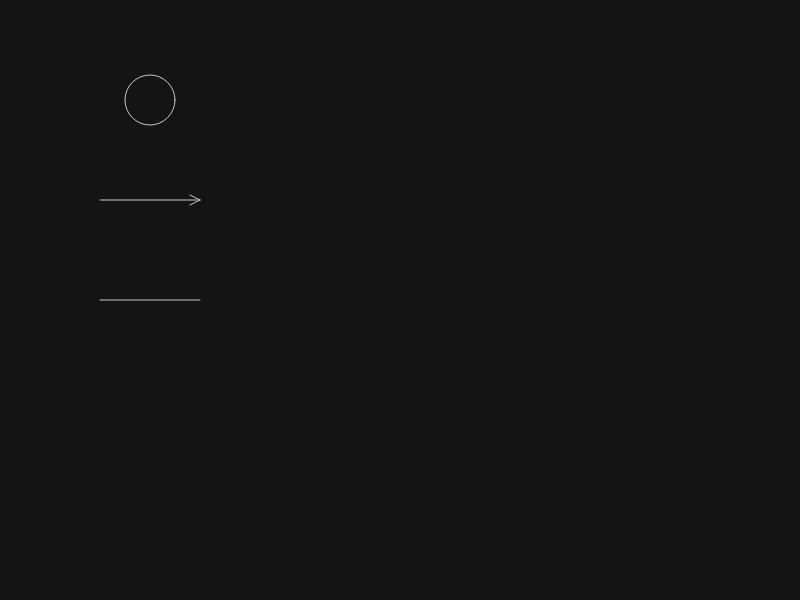
Frame 1 (no input)
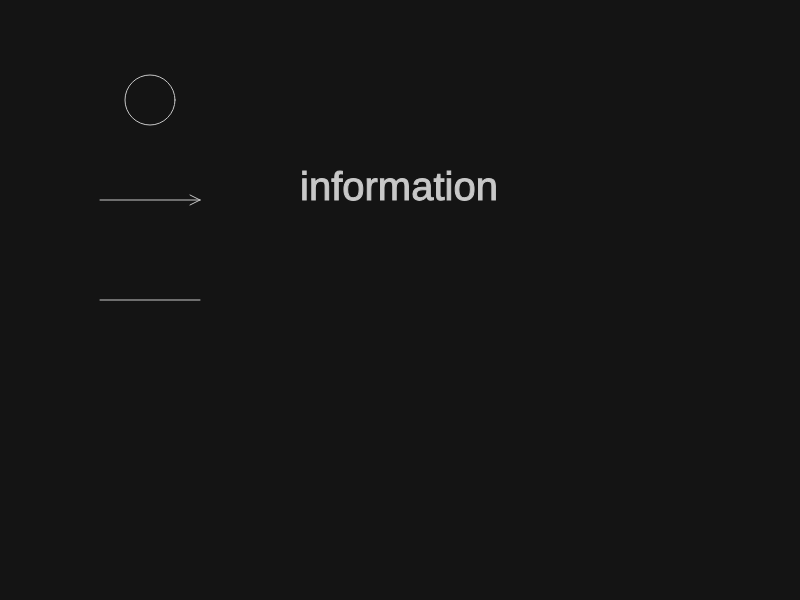
Frame 60 (no input)
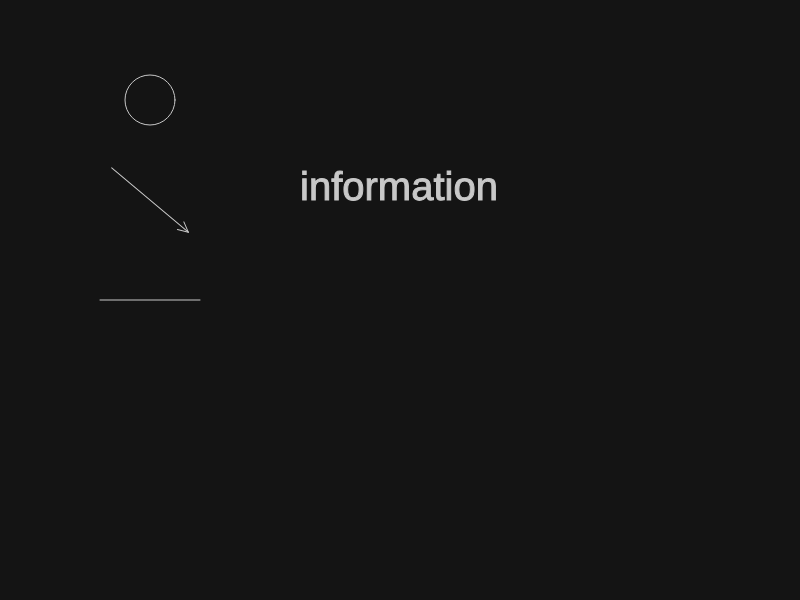
Frame 120 (the mouse pressed at the canvas centre since frame 60)

The p5.js sketch that drew these frames (run headless with seeded random() and noise() and a simulated clock; from frame 60 on, the mouse is pressed at the canvas centre):

// p5.js sketch
// ── sketch.js
/*

Introducing functions to draw simple or more complex reusable elements

*/

var displaytext ="";

function setup() {
  createCanvas(displayWidth,displayHeight);
}

function draw() {
	background(20);
 	
 	noFill();
	stroke(200);
	arrow(150, 200, 100, mouseX);
 	ellipse(150, 100, 50, 50);
 	line(100, 300, 200, 300);

 	textSize(40);
 	fill(200);
 	text( displaytext, 300, 200);

 	//	conditionals to check if mouse is over a specific point
 	if(dist(mouseX,mouseY,150,100) < 50){
 		displaytext = "circle";
 		over(150,100,50);
 	}
 	else if(dist(mouseX,mouseY,150,200) < 50){
 		displaytext = "arrow";
 		over(150,200,50);
 	}
 	else if(dist(mouseX, mouseY, 150,300) < 50){
 		displaytext = "line";
 		over(150,300,50);
 	}else{
 		displaytext = "information";
 	}
}

//	function to draw arrow
function arrow(xposition, yposition, size, angle){
	push();
	//	needed for rotation
	translate(xposition,yposition);
	rotate(radians(angle));
	translate(-xposition,-yposition);
	
	line(xposition + size / 2 - size / 10, yposition - size / 20, xposition + size / 2,yposition);
	line(xposition - size / 2, yposition, xposition + size / 2, yposition);
	line(xposition + size / 2 - size / 10, yposition + size / 20, xposition + size / 2,yposition);
	
	pop();
}

//	draw this if mouse gets over to a point
function over(xposition, yposition, area){
	fill(255,0,0,80);
 	noStroke();
 	ellipse(xposition,yposition,area*2,area*2);
}
